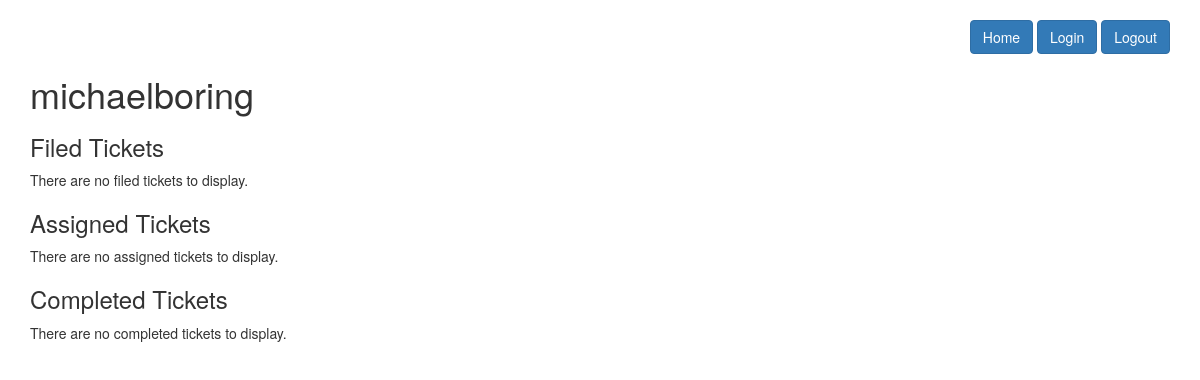
Before: /user/1/ with the older database file.
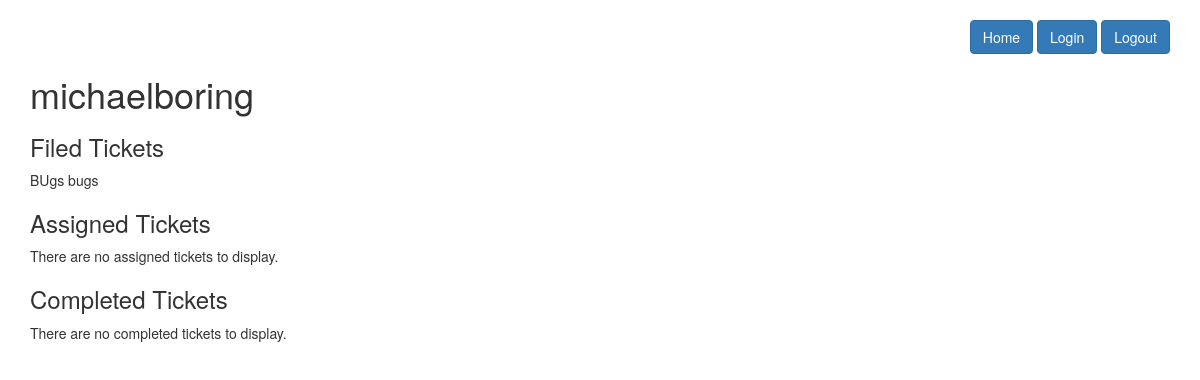
After: the same page with the newer database file.
### homepage/models.py (models this page shows)
class Ticket(models.Model):
    title = models.CharField(max_length=50)
    post_date = models.DateTimeField(default=timezone.now)
    description = models.TextField()
    user_filed = models.CharField(max_length=50)
    status = models.CharField(max_length=50, default='New')
    user_assigned = models.CharField(max_length=50, blank=True, null=True)
    user_completed = models.CharField(max_length=50, blank=True, null=True)
    def __str__(self):
        return f'{self.title}'

### homepage/views.py (the view)
# urls.py: path('user/<int:user_id>/', user_detail_view, name="userview"),
def user_detail_view(request, user_id):
    selected_user = MyUser.objects.filter(id=user_id).first()
    user_filed_tickets = Ticket.objects.filter(user_filed=selected_user)
    user_assigned_tickets = Ticket.objects.filter(user_assigned=selected_user)
    user_completed_tickets = Ticket.objects.filter(
        user_completed=selected_user)
    return render(request, "user_detail.html", {"selected_user": selected_user, "filed_tickets": user_filed_tickets, "assigned_tickets": user_assigned_tickets, "completed_tickets": user_completed_tickets})

### templates/user_detail.html
{% extends 'base.html' %} {% block content %}
<br />
<div align="right">
  <a href="/" class="btn btn-primary">Home</a>&nbsp;<a
    href="/login/"
    class="btn btn-primary"
    >Login</a
  >&nbsp;<a href="/logout/" class="btn btn-primary">Logout</a>
</div>
<h1>{{ selected_user }}</h1>
<h3>Filed Tickets</h3>
{% if filed_tickets %} {% for post in filed_tickets %}
<p>{{ post }}</p>
{% endfor %} {% else %}
<p>There are no filed tickets to display.</p>
{% endif %}
<h3>Assigned Tickets</h3>
{% if assigned_tickets %} {% for post in assigned_tickets %}
<p>{{ post }}</p>
{% endfor %} {% else %}
<p>There are no assigned tickets to display.</p>
{% endif %}
<h3>Completed Tickets</h3>
{% if completed_tickets %} {% for post in completed_tickets %}
<p>{{ post }}</p>
{% endfor %} {% else %}
<p>There are no completed tickets to display.</p>
{% endif %} {% endblock %}

Changed rows visible on the page:
now on this page (row edited): Ticket: title "BUgs bugs"
Other visible differences:
text no longer shown: "There are no filed tickets to display."
